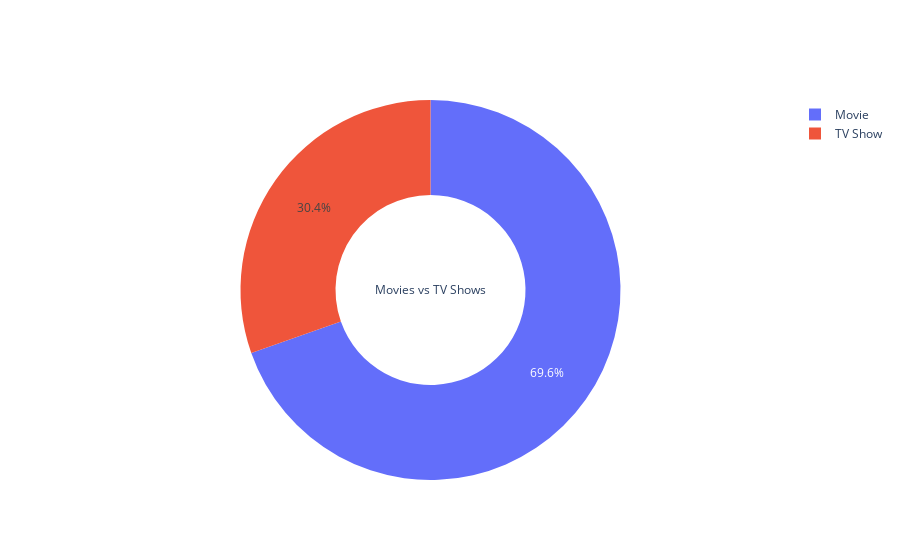

This figure's notebook cell:
### Code cell
go.Figure(data=[go.Pie(labels=df.type.value_counts(normalize=True).index,
                    values=df.type.value_counts(normalize = True).values,
                    hole=.5,title = "Movies vs TV Shows")])

### Figure 1 — Plotly figure (JSON) as saved in the notebook; plotly's stock layout.template omitted (floating-point values rounded to 4 significant figures)
{"data": [{"hole": 0.5, "labels": ["Movie", "TV Show"], "title": {"text": "Movies vs TV Shows"}, "type": "pie", "values": [0.6962, 0.3038]}], "layout": {}}
